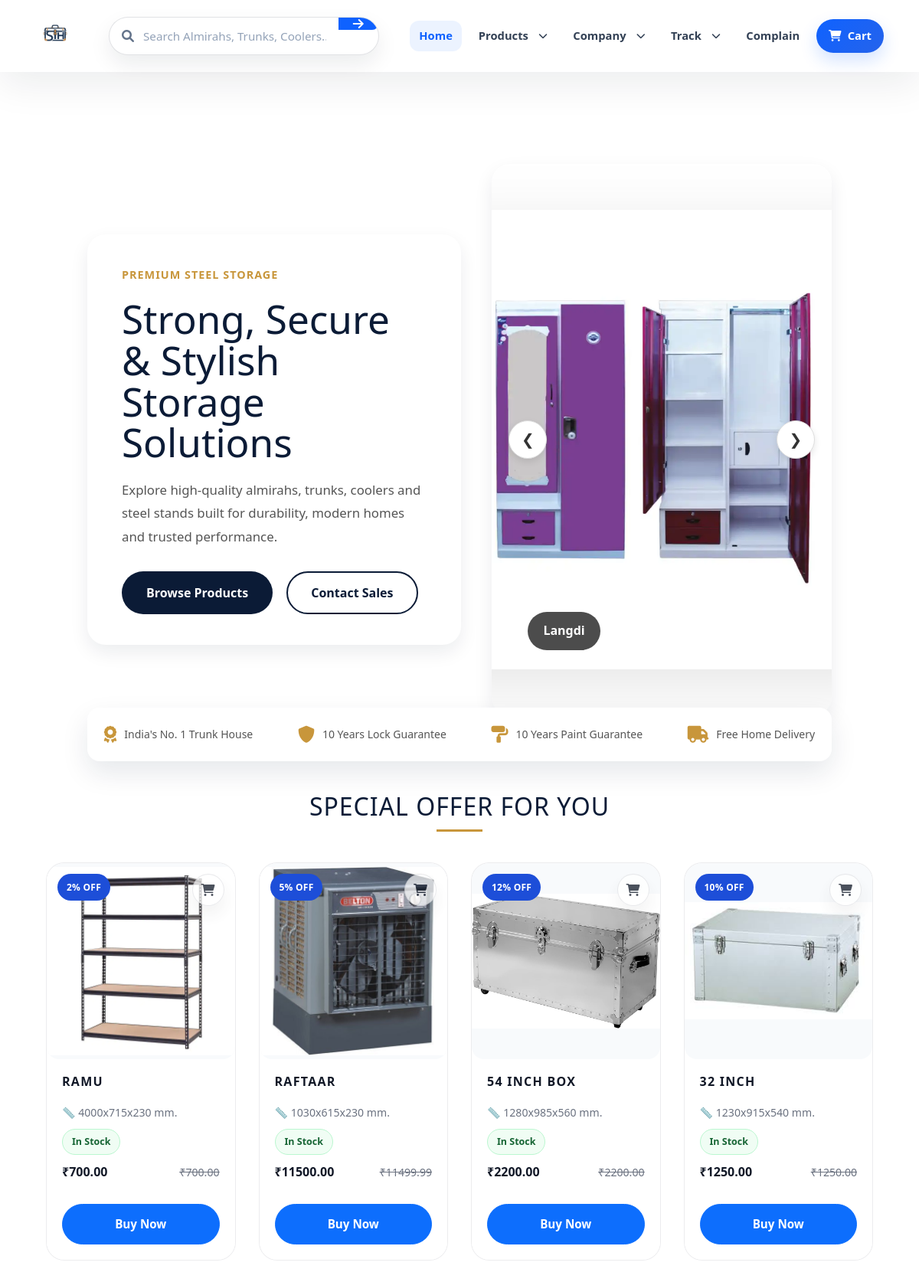
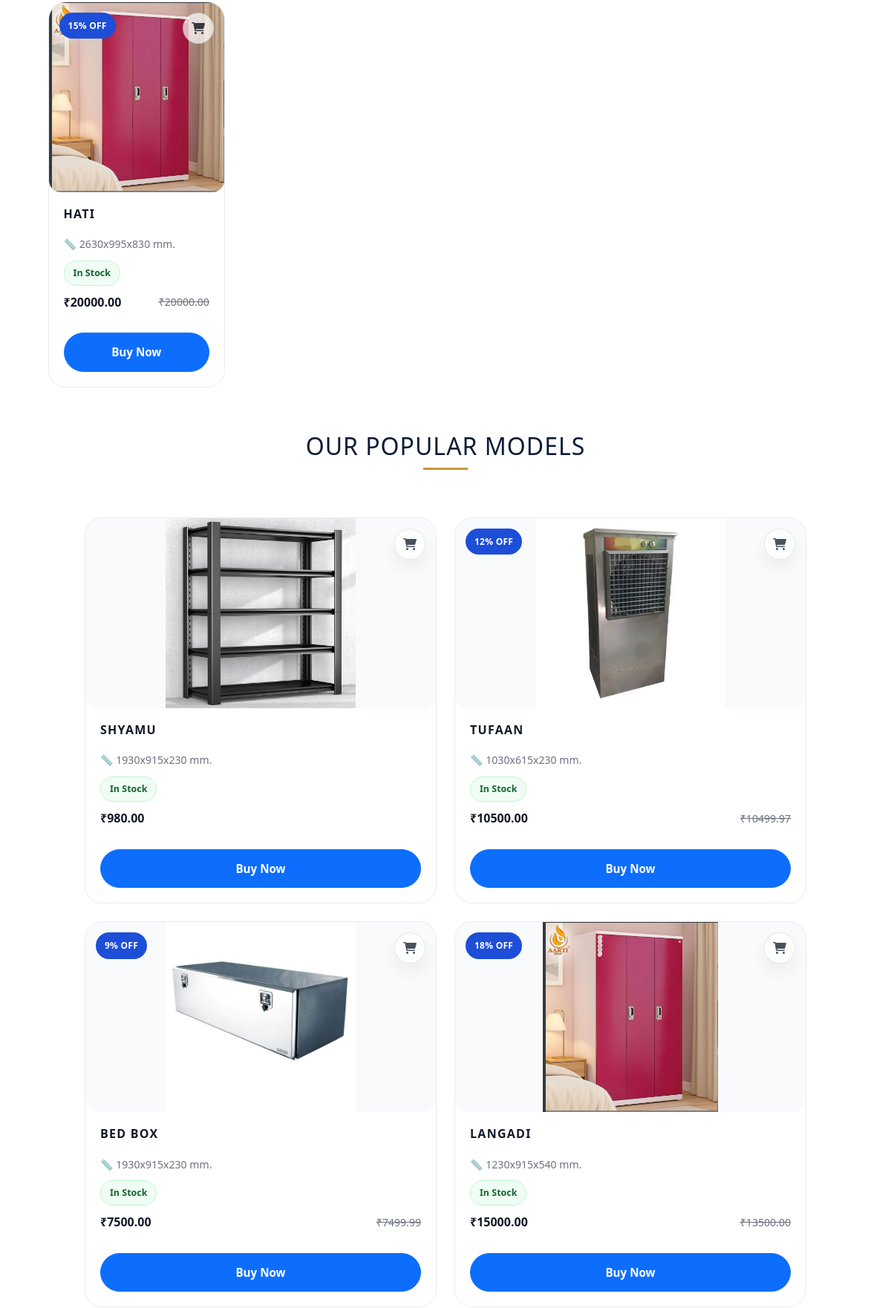
The page / (upper part) on the database its author committed (2 pictures, top to bottom).
### store/models.py (models this page shows, shortened)
class SliderImage(models.Model):
    caption = models.CharField(max_length=120, blank=True)
    image = models.ImageField(upload_to='slider/')
    sort_order = models.PositiveIntegerField(default=0)
    active = models.BooleanField(default=True)
    class Meta:
        ordering = ['sort_order']
        verbose_name = 'Slider Image'
        verbose_name_plural = 'Slider Images'

class Product(models.Model):
    CATEGORY_CHOICES = [
        ('ALMIRAH', 'Almirah'),
        ('COOLER', 'Cooler'),
        ('TRUNK', 'Trunk'),
        ('STAND', 'Stand'),
    ]
    STOCK_STATUS_CHOICES = [
        ('In Stock', 'In Stock'),
        ('Out of Stock', 'Out of Stock'),
    ]
    BADGE_CHOICES = [
        ('New Arrival', 'New Arrival'),
        ('Best Seller', 'Best Seller'),
        ('Limited Edition', 'Limited Edition'),
        ('', 'None'),
    ]
    name = models.CharField(max_length=200)
    category = models.CharField(max_length=50, choices=CATEGORY_CHOICES)
    tagline = models.CharField(
        max_length=120,
        blank=True,
        help_text='Optional product tagline displayed on product cards.',
    )
    mrp = models.DecimalField(max_digits=10, decimal_places=2, default=0)
    price = models.DecimalField(max_digits=10, decimal_places=2)
    stock_quantity = models.PositiveIntegerField(default=0)
    discount_percent = models.PositiveIntegerField(
        default=0,
        help_text='Enter discount percentage, e.g. 10 for 10% off. Leave 0 for no discount.',
    )
    stock_status = models.CharField(
        max_length=20,
        choices=STOCK_STATUS_CHOICES,
        default='In Stock',
        help_text='Set the availability status for this product.',
    )
    badge = models.CharField(
        max_length=20,
        choices=BADGE_CHOICES,
        blank=True,
        default='',
        help_text='Promotional badge for the product.',
    )
    available_colors = models.CharField(
        max_length=200,
        blank=True,
        help_text='Comma-separated list of available colors. Example: Black, Silver, #F2C94C',
    )
    dimensions = models.CharField(
        max_length=80,
        blank=True,
        help_text='Product dimensions, e.g. 1630x915x530 mm.',
    )
    description = models.TextField(blank=True)
    meta_title = models.CharField(max_length=120, blank=True)
    meta_description = models.TextField(blank=True)
    image = models.ImageField(upload_to='products/', blank=True, null=True)
    featured_offer = models.BooleanField(default=False, help_text='Display this product in the Special Offer section on the homepage.')
    featured_popular = models.BooleanField(default=False, help_text='Display this product in the Popular Models section on the homepage.')
    featured_homepage_almirah = models.BooleanField(default=False, help_text='Show this Almirah in the Almirah homepage section.')
    featured_homepage_cooler = models.BooleanField(default=False, help_text='Show this Cooler in the Cooler homepage section.')
    featured_homepage_trunk = models.BooleanField(default=False, help_text='Show this Trunk in the Trunk homepage section.')
    featured_homepage_stand = models.BooleanField(default=False, help_text='Show this Stand in the Stand homepage section.')
    featured_homepage = models.BooleanField(default=False, help_text='Legacy homepage flag; use the category-specific homepage fields instead.')
    created_at = models.DateTimeField(auto_now_add=True)
    updated_at = models.DateTimeField(auto_now=True)
    class Meta:
        ordering = ['-created_at']
        verbose_name = 'Product'
        verbose_name_plural = 'Products'
    @property
    def is_in_stock(self):
        return self.stock_status == 'In Stock' and self.stock_quantity > 0
    @property
    def color_options(self):
        if not self.available_colors:
            return []
        return [color.strip() for color in self.available_colors.split(',') if color.strip()]

### store/views.py (the view, shortened to what this page needs)
# urls.py: path('', views.home, name='home'),
def home(request):
    search_query = request.GET.get('search', '').strip()
    search_results = None
    related_products = None
    slider_images = SliderImage.objects.filter(active=True).order_by('sort_order')
    special_offers = Product.objects.filter(featured_offer=True, image__isnull=False)
    popular_products = Product.objects.filter(featured_popular=True, image__isnull=False)
    almirah_products = Product.objects.filter(category='ALMIRAH', image__isnull=False).filter(
        Q(featured_homepage_almirah=True) | Q(featured_homepage=True)
    )
    cooler_products = Product.objects.filter(category='COOLER', image__isnull=False).filter(
        Q(featured_homepage_cooler=True) | Q(featured_homepage=True)
    )
    trunk_products = Product.objects.filter(category='TRUNK', image__isnull=False).filter(
        Q(featured_homepage_trunk=True) | Q(featured_homepage=True)
    )
    stand_products = Product.objects.filter(category='STAND', image__isnull=False).filter(
        Q(featured_homepage_stand=True) | Q(featured_homepage=True)
    )
    reviews = Review.objects.filter(is_approved=True).order_by('-created_at')[:12]
    return render(request, 'index.html', {
        'slider_images': slider_images,
        'special_offers': special_offers,
        'popular_products': popular_products,
        'almirah_products': almirah_products,
        'cooler_products': cooler_products,
        'trunk_products': trunk_products,
        'stand_products': stand_products,
        'reviews': reviews,
        'search_query': search_query,
        'search_results': search_results,
        'related_products': related_products,
    })

### store/context_processors.py (called while the page is built)
def cart_context(request):
    cart = request.session.get('cart', [])
    cart_ids = [int(item) for item in cart if str(item).isdigit()]
    return {
        'cart_count': len(cart_ids),
        'cart_ids': cart_ids,
        'razorpay_key_id': getattr(settings, 'RAZORPAY_KEY_ID', ''),
        'razorpay_merchant_key': getattr(settings, 'RAZORPAY_KEY_ID', ''),
    }

### store/templates/index.html (shortened to what this page needs)
{% load static %}
<!DOCTYPE html>
<html lang="en">
<head>
    <link rel="stylesheet" href="https://cdn.jsdelivr.net/npm/bootstrap@5.3.2/dist/css/bootstrap.min.css">
    <link rel="stylesheet" href="https://cdnjs.cloudflare.com/ajax/libs/font-awesome/6.0.0/css/all.min.css">
    <link rel="stylesheet" href="https://cdn.jsdelivr.net/npm/swiper@10/swiper-bundle.min.css" />
    <link rel="stylesheet" href="{% static 'style.css' %}">
    <link href="https://unpkg.com/aos@2.3.1/dist/aos.css" rel="stylesheet">
</head>
<body>
{% include 'navbar.html' %}
<main>
<div class="hero-page-wrapper">
    <section class="hero-section">
        <div class="hero-copy">
            <span class="eyebrow">Premium Steel Storage</span>
            <h1>Strong, Secure & Stylish Storage Solutions</h1>
            <p>Explore high-quality almirahs, trunks, coolers and steel stands built for durability, modern homes and trusted performance.</p>
            <div class="hero-actions">
                <a href="{% url 'products' %}" class="btn primary-btn">Browse Products</a>
                <a href="{% url 'contact' %}" class="btn secondary-btn">Contact Sales</a>
            </div>
        </div>
        <div class="hero-slider-card">
            <section class="hero-slider-container">
                <button type="button" class="nav-btn prev">&#10094;</button>
                <button type="button" class="nav-btn next">&#10095;</button>
                <div class="slider-content">
                    {% for slider in slider_images %}
                        <div class="slide {% if forloop.first %}active{% endif %}">
                            <div class="img-box">
                                <img src="{{ slider.image.url }}" alt="{{ slider.caption|default:'Slider Image' }}">
                            </div>
                            {% if slider.caption %}
                                <div class="slide-info">{{ slider.caption }}</div>
                            {% endif %}
                        </div>
                    {% endfor %}
                </div>
            </section>
        </div>
    </section>
    <section class="trust-strip" data-aos="fade-up" data-aos-delay="200">
        <div class="strip-content">
            <div class="strip-item"><i class="fas fa-award"></i> India's No. 1 Trunk House</div>
            <div class="strip-item"><i class="fas fa-shield-alt"></i> 10 Years Lock Guarantee</div>
            <div class="strip-item"><i class="fas fa-paint-roller"></i> 10 Years Paint Guarantee</div>
            <div class="strip-item"><i class="fas fa-truck"></i> Free Home Delivery</div>
        </div>
    </section>
</div>
        <h2 data-aos="fade-up">Special Offer For You</h2>
        <div class="gallery" data-aos="fade-up" data-aos-delay="100">
            <div class="product-slider">
                {% if special_offers %}
                    {% for product in special_offers %}
                        {% include 'partials/_product_card.html' with product=product %}
                    {% endfor %}
                {% else %}
                    <div class="empty-message">
                        <p>No Special Offers are available at the moment.</p>
                    </div>
                {% endif %}
            </div>
        </div>
    <section class="product-section" data-aos="fade-up">
        <h2>Our Popular Models</h2>
        <div class="product-grid grid-cols-1 sm:grid-cols-2 lg:grid-cols-4 max-w-7xl mx-auto gap-6">
            {% if popular_products %}
                {% for product in popular_products %}
                    {% include 'partials/_product_card.html' with product=product %}
                {% endfor %}
            {% else %}
                <div class="empty-message">
                    <p>No Popular Products are available at the moment.</p>
                </div>
            {% endif %}
        </div>
    </section>
    </main>
</body>
</html>

### store/templates/navbar.html (shortened to what this page needs)
{% load static %}
<header class="site-header">
    <div class="navbar-container">
        <div class="navbar">
            <div class="navbar-brand">
                <a href="{% url 'home' %}">
                    <img src="{% static 'almirah_img/logo/sth_logo.webp' %}" alt="Sunil Trunk House Logo">
                </a>
            </div>
            <div class="navbar-search">
                <form method="GET" action="{% url 'products' %}" class="navbar-search-form">
                    <div class="search-input-group">
                        <i class="fas fa-search search-icon" aria-hidden="true"></i>
                        <input
                            type="text"
                            name="search"
                            value="{{ request.GET.search|default:'' }}"
                            placeholder="Search Almirahs, Trunks, Coolers..."
                            aria-label="Search products"
                        >
                    </div>
                    <button type="submit" class="search-submit" aria-label="Search">
                        <i class="fas fa-arrow-right"></i>
                    </button>
                </form>
            </div>
        <div class="navbar-collapse" id="navbar-collapse">
            <nav class="navbar-links">
                <ul class="nav-links">
                    <li class="nav-item"><a href="{% url 'home' %}" class="{% if request.resolver_match.url_name == 'home' %}active{% endif %}">Home</a></li>
                    <li class="nav-item dropdown">
                        <a href="{% url 'products' %}" class="">Products <i class="fas fa-chevron-down dropdown-caret"></i></a>
                    </li>
                    <li class="nav-item dropdown">
                        <a href="{% url 'about' %}" class="">Company <i class="fas fa-chevron-down dropdown-caret"></i></a>
                    </li>
                    <li class="nav-item dropdown">
                        <a href="{% url 'track_order' %}" class="">Track <i class="fas fa-chevron-down dropdown-caret"></i></a>
                    </li>
                    <li class="nav-item">
                        <a href="{% url 'complain' %}" class="nav-link">Complain</a>
                    </li>
                    <li class="nav-item nav-cart-item">
                        <a id="nav-cart-link" href="{% url 'cart' %}" class="cart-link {% if cart_count and cart_count > 0 %}cart-has-items{% else %}cart-empty{% endif %}">
                            <span class="cart-icon"><i class="fas fa-shopping-cart"></i></span>
                            <span>Cart</span>
                        </a>
                    </li>
                </ul>
            </nav>
        </div>
        </div>
    </div>
</header>

### store/templates/partials/_product_card.html (shortened to what this page needs)
<div class="product-card" data-product-id="{{ product.id }}">
    <div class="card-media bg-gray-50 rounded-lg h-64">
        {% if product.discount_percent and product.discount_percent > 0 %}
            <span class="discount-badge">{{ product.discount_percent }}% OFF</span>
        {% elif product.badge and product.badge != 'None' %}
            <span class="badge badge-{{ product.badge|slugify }}">{{ product.badge }}</span>
        {% endif %}
        <div class="image-wrap h-64">
            {% if product.image %}
                <img class="product-image" src="{{ product.image.url }}" alt="{{ product.name }}">
            {% else %}
                <div class="image-placeholder">No image available</div>
            {% endif %}
            <div class="card-add-to-cart {% if product.id in cart_ids %}cart-item-added{% else %}cart-item-empty{% endif %}" data-product-id="{{ product.id }}" data-in-cart="{% if product.id in cart_ids %}true{% else %}false{% endif %}">
                <button type="button" class="cart-icon-btn {% if product.id in cart_ids %}cart-icon-active{% else %}cart-icon-inactive{% endif %}" aria-label="Toggle Cart Item">
                    <i class="fas fa-shopping-cart"></i>
                </button>
            </div>
        </div>
    </div>
    <div class="product-info bg-white">
        <h3 class="product-name">{{ product.name|upper }}</h3>
        <div class="product-specs">
            {% if product.dimensions %}
                <span class="product-dimensions">📏 {{ product.dimensions }}</span>
            {% endif %}
            {% if product.stock_status %}
                <div class="stock-row">
                    <span class="status-pill {% if product.is_in_stock %}in-stock{% else %}out-stock{% endif %}">{{ product.stock_status }}</span>
                </div>
            {% endif %}
        </div>
        <div class="price-row">
            <span class="price-text">₹{{ product.price }}</span>
            {% if product.discount_percent and product.discount_percent > 0 and product.mrp > 0 %}
                <span class="old-price"><del>₹{{ product.mrp }}</del></span>
            {% endif %}
        </div>
        <div class="product-actions">
            {% if product.is_in_stock %}
                <button
                    type="button"
                    class="btn buy-now-btn btn-primary"
                    data-product-id="{{ product.id }}"
                    data-product-name="{{ product.name }}"
                    data-product-price="{{ product.price }}"
                >
                    Buy Now
                </button>
            {% else %}
                <button type="button" class="btn btn-secondary" disabled>Out of Stock</button>
            {% endif %}
        </div>
    </div>
</div>

### rows shown on the page
SliderImage: image (picture), caption "Langdi"
Product: discount_percent "2", image (picture), name "RAMU", dimensions "4000x715x230 mm.", stock_status "In Stock", price "700.00", mrp "700.00"
Product: discount_percent "5", image (picture), name "RAFTAAR", dimensions "1030x615x230 mm.", stock_status "In Stock", price "11500.00", mrp "11499.99"
Product: discount_percent "12", image (picture), name "54 INCH BOX", dimensions "1280x985x560 mm.", stock_status "In Stock", price "2200.00", mrp "2200.00"
Product: discount_percent "10", image (picture), name "32 INCH", dimensions "1230x915x540 mm.", stock_status "In Stock", price "1250.00", mrp "1250.00"
Product: discount_percent "15", image (picture), name "HATI", dimensions "2630x995x830 mm.", stock_status "In Stock", price "20000.00", mrp "20000.00"
Product: image (picture), name "SHYAMU", dimensions "1930x915x230 mm.", stock_status "In Stock", price "980.00"
Product: discount_percent "12", image (picture), name "TUFAAN", dimensions "1030x615x230 mm.", stock_status "In Stock", price "10500.00", mrp "10499.97"
Product: discount_percent "9", image (picture), name "BED BOX", dimensions "1930x915x230 mm.", stock_status "In Stock", price "7500.00", mrp "7499.99"
Product: discount_percent "18", image (picture), name "LANGADI", dimensions "1230x915x540 mm.", stock_status "In Stock", price "15000.00", mrp "13500.00"
